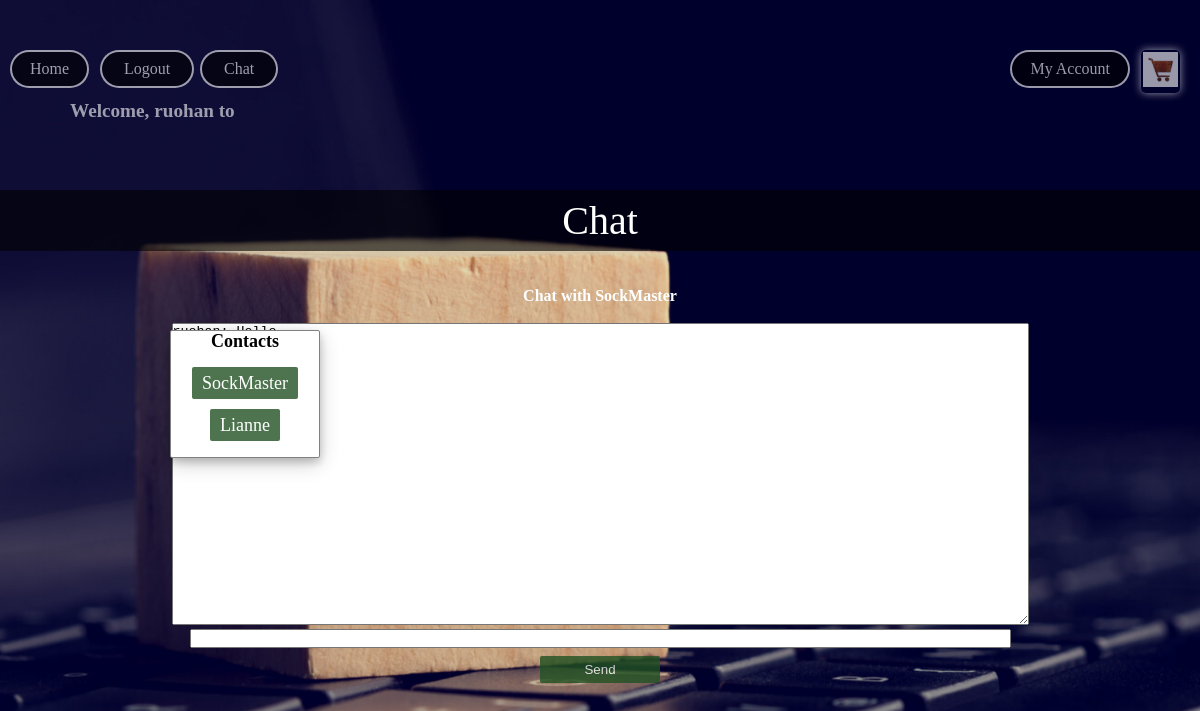
Page /chat/1/ (signed in) on the committed database.
### chat/models.py (models this page shows)
class InRoom(models.Model):
    room = models.ForeignKey(ChatRoom, on_delete=models.CASCADE, null=True)
    user = models.ForeignKey(User, on_delete=models.CASCADE, null=True)
    name = models.CharField(max_length=200)

class ChatRoom(models.Model):
    members = models.ManyToManyField(User, through='InRoom')
    chat_log = models.TextField(default='')

### chat/views.py (the view)
# urls.py: path('<int:room_id>/', views.chat_room, name='chat_room'),
@login_required
def chat_room(request, room_id):
    context = {'user': request.user, 'inrooms': request.user.inroom_set.all()}
    room = ChatRoom.objects.get(id=room_id)
    context['room_id'] = str(room.id)
    members = room.members.all()
    room_name = ''
    for m in members:
        if m.username != request.user.username:
            room_name = m.username
            break
    context['room_name'] = room_name
    context['chat_log'] = room.chat_log
    return render(request, 'chat/chat.html', context)

### chat/templates/chat/chat.html (shortened to what this page needs)
<!DOCTYPE html>
<html lang="en">
<head>
</head>
<body>
{% extends 'product/navbar.html' %}
{% block content %}
    <div class='center-up'>Chat</div><br/>
        <div class="this-layout">
	    <p><h4>Contacts</h4></p><br/>
            {% for i in inrooms %}
	    <a class="button" href="{% url 'chat_room' i.room.id %}">{{ i.name }}</a><br/><br/>
            {% endfor %}
        </div>
    <div class="center">
        <div class="chat-box">
            <br/>
            <h4>Chat with {{ room_name }}</h4><br/>
            <textarea id="chat-log" cols="105" rows="20">{{ chat_log }}</textarea><br/>
            <input id="chat-message-input" type="text" size="100"/><br/>
            <input id="chat-message-submit" type="button" value="Send" class="button" style="width: 10%"/>
        </div>
    </div>
{% endblock %}

### product/templates/product/navbar.html (shortened to what this page needs)
{% load static %}
<!DOCTYPE html>
<html lang="en">
<head>
    <link rel="stylesheet" type="text/css" href="{% static 'product/style.css' %}"/>
</head>
<body>
<div class="nav">
    <ul>
        {% if user.username %}
            <div class="welcmsg">
                <li><h4>Welcome, {{ user.username }} to</h4></li>
            </div>
            <li><a href="{% url 'index' %}" class="home-btn"><span>Home</span></a></li>
            <li><a href="{% url 'logout' %}" class="top-links"><span>Logout</span></a></li>
        {% else %}
            <li><a href="{% url 'signup' %}" class="signup-btn"><span>Signup</span></a></li>
            <li><a href="{% url 'login' %}" class="top-links"><span>Login</span></a></li>
        {% endif %}
        <li><a href="{% url 'chat_index' %}" class="chat-btn"><span>Chat</span></a></li>
        <li><a href="{% url 'cart' %}" class="cart-btn"><span><img src="{% static 'product/cart.jpg' %}" height="35"
                                                                   width="35"></span></a></li>
        <li class="dropdown">
            <a href="javascript:void(0)" class="drop-btn"><span>My Account</span></a>
        </li>
    </ul>
</div>
<br/>
{% block content %}
{% endblock %}
</body>
</html>

### product/static/product/style.css (style rules this page uses)
* { margin: 0; padding: 0; -moz-box-sizing: border-box; box-sizing: border-box; }
html { height: 100%; }
body { font-family: "Georgia"; background-image: url("back.png"); background-repeat: no-repeat; background-size: cover; height: 100%; overflow-y: scroll; overflow-x: hidden; max-width: 100%; }
.nav ul { display: inline-flex; margin: 50px; }
.nav ul li { opacity: 0.6; transition: 0.3s; list-style: none; margin: 0 20px; color: white; cursor: pointer; }
.home-btn { left: 10px; display: inline; position: fixed; text-decoration: none; color: white; border: 2px solid transparent; border-radius: 20px; background-image: linear-gradient(#000000, #000000), radial-gradient(circle at top left, white, white); background-origin: border-box; background-clip: content-box,border-box; }
.home-btn span { display: block; padding: 8px 18px; }
.center { text-align: center; }
.top-links { left: 100px; display: inline; position: fixed; text-decoration: none; color: white; border: 2px solid transparent; border-radius: 20px; background-image: linear-gradient(#000000, #000000), radial-gradient(circle at top left, white, white); background-origin: border-box; background-clip: content-box,border-box; }
.top-links span { display: block; padding: 8px 22px; }
.cart-btn { right: 20px; display: inline; position: fixed; border: 2px solid transparent; box-shadow: 0px 0px 8px #ffffff; border-radius: 5px; }
.drop-btn { right: 70px; display: inline; position: fixed; color: white; text-align: center; padding: 0px 0px; text-decoration: none; border: 2px solid transparent; border-radius: 20px; background-image: linear-gradient(#000000, #000000), radial-gradient(circle at top left, white, white); background-origin: border-box; background-clip: content-box,border-box; }
.drop-btn span { display: block; padding: 8px 18px; }
li.dropdown { display: inline-block; right: 200px; }
.welcmsg { font-size: larger; padding-top: 50px; display: inline; }
.center-up { font-family: Verdana; background: rgba(0, 0, 0, 0.6); color: white; font-size: 40px; padding-top: 7px; padding-bottom: 7px; text-align: center; bottom: 40px; }
.button { border-radius: 2px; text-decoration: none; background-color: #215223; color: white; padding: 6px 10px; margin: 8px 0; border: none; cursor: pointer; width: 50%; opacity: 0.8; }
.chat-btn { left: 200px; display: inline; position: fixed; text-decoration: none; color: white; border: 2px solid transparent; border-radius: 20px; background-image: linear-gradient(#000000, #000000), radial-gradient(circle at top left, white, white); background-origin: border-box; background-clip: content-box,border-box; }
.chat-btn span { display: block; padding: 8px 22px; }
.chat-box { color: white; }

### chat/templates/chat/chat.html (style rules this page uses)
.this-layout { border: 2px solid transparent; border-radius: 2px; font-family: "Georgia"; box-shadow: 0 4px 8px 0 rgba(0, 0, 0, 0.2), 0 6px 20px 0 rgba(0, 0, 0, 0.19); text-align: center; font-size: large; border: 1px solid grey; top: 0; background-color: #ffffff; margin: 0 auto; width: 150px; height: auto; position: fixed; left: 170px; top: 330px; }

### rows in the picture
InRoom: name "SockMaster"
InRoom: name "Lianne"
ChatRoom: chat_log "ruohan: Hello SockMaster: Hello"

### other values in the picture
{{ user.username }} "ruohan"
{{ room_name }} "SockMaster"
